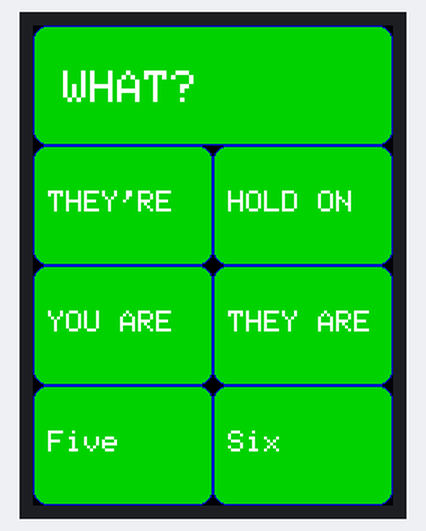
A sketch run on a simulated Arduino Uno, built with avr-gcc and run on an emulated ATmega328P. Shown: 240×320 colour display.

Above: at 0.4 s.

The sketch:

DisplayTest.ino
```cpp
#include <Adafruit_GFX.h>
#include <Adafruit_TFTLCD.h>
#include <TouchScreen.h>

#if defined(__SAM3X8E__)
  #undef __FlashStringHelper::F(string_literal)
  #define F(string_literal) string_literal
#endif

#define YP A3
#define XM A2
#define YM 9
#define XP 8

#define TS_MINX 120
#define TS_MAXX 900

#define TS_MINY 70
#define TS_MAXY 920

TouchScreen ts = TouchScreen(XP, YP, XM, YM, 300);

#define LCD_CS A3
#define LCD_CD A2
#define LCD_WR A1
#define LCD_RD A0
#define LCD_RESET A4

#define  BLACK   0x0000
#define BLUE    0x001F
#define RED     0xF800
#define GREEN   0x07E0
#define CYAN    0x07FF
#define MAGENTA 0xF81F
#define YELLOW  0xFFE0
#define WHITE   0xFFFF

Adafruit_TFTLCD tft(LCD_CS, LCD_CD, LCD_WR, LCD_RD, LCD_RESET);

#define BACKGROUND 0x0680
#define BORDER 0x0019
#define TEXT 0XFFFF

void drawLayOut(Adafruit_TFTLCD *tft) {
  tft->fillScreen(BLACK);
  tft->fillRoundRect(0, 0, 240, 80, 10, BACKGROUND);
  tft->drawRoundRect(0, 0, 240, 80, 10, BORDER);

  for (unsigned int i = 0; i < 3; i++) {
    for (unsigned int j = 0; j < 2; j++) {
      tft->fillRoundRect(0 + j * 120, 80 + i * 80, 120, 80, 10, BACKGROUND);
      tft->drawRoundRect(0 + j * 120, 80 + i * 80, 120, 80, 10, BORDER);
    }
  }
}

void clearLayout(Adafruit_TFTLCD *tft) {
  tft->fillRect(20, 30, 200, 24, BACKGROUND);

  for (unsigned int i = 0; i < 3; i++ ) {
    for (unsigned int j = 0 ; j < 2; j++) {
      tft->fillRect(10 + j * 120, 110 + 80 * i, 100, 16, BACKGROUND);
    }
  }
}

void printTitle(Adafruit_TFTLCD *tft, const char * str) {
  tft->setTextColor(TEXT, BACKGROUND);
  tft->setTextSize(3);
  tft->setCursor(20, 30);
  tft->print(str);
}

void printButton(Adafruit_TFTLCD *tft, const char * str, uint8_t x, uint8_t y) {
  tft->setTextColor(TEXT, BACKGROUND);
  tft->setTextSize(2);
  tft->setCursor(10 + 120 * y, 110 + 80 * x );
  tft->print(str);
}

void setup() {
  // put your setup code here, to run once:

  tft.reset();

  uint16_t identifier = tft.readID();
  if(identifier == 0x9325) {
  } else if(identifier == 0x9328) {
    //Serial.println(F("Found ILI9328 LCD driver"));
  } else if(identifier == 0x4535) {
    //Serial.println(F("Found LGDP4535 LCD driver"));
  }else if(identifier == 0x7575) {
    //Serial.println(F("Found HX8347G LCD driver"));
  } else if(identifier == 0x9341) {
    //Serial.println(F("Found ILI9341 LCD driver"));
  } else if(identifier==0x0101) {
      identifier=0x9341;
  } else {
    identifier=0x9341;

  }


  uint16_t background = 0x0680;
  uint16_t border = 0x0019;

  tft.begin(identifier);
  tft.setRotation(2);

  drawLayOut(&tft);
  printTitle(&tft, "Hello");

}

void loop() {
  // put your main code here, to run repeatedly:
  clearLayout(&tft);
  printTitle(&tft, "WHAT?");
  printButton(&tft, "THEY'RE", 0, 0);
  printButton(&tft, "HOLD ON", 0, 1);
  printButton(&tft, "YOU ARE", 1, 0);
  printButton(&tft, "THEY ARE", 1, 1);
  printButton(&tft, "Five", 2, 0);
  printButton(&tft, "Six", 2, 1);
  delay(10000);
}
```
